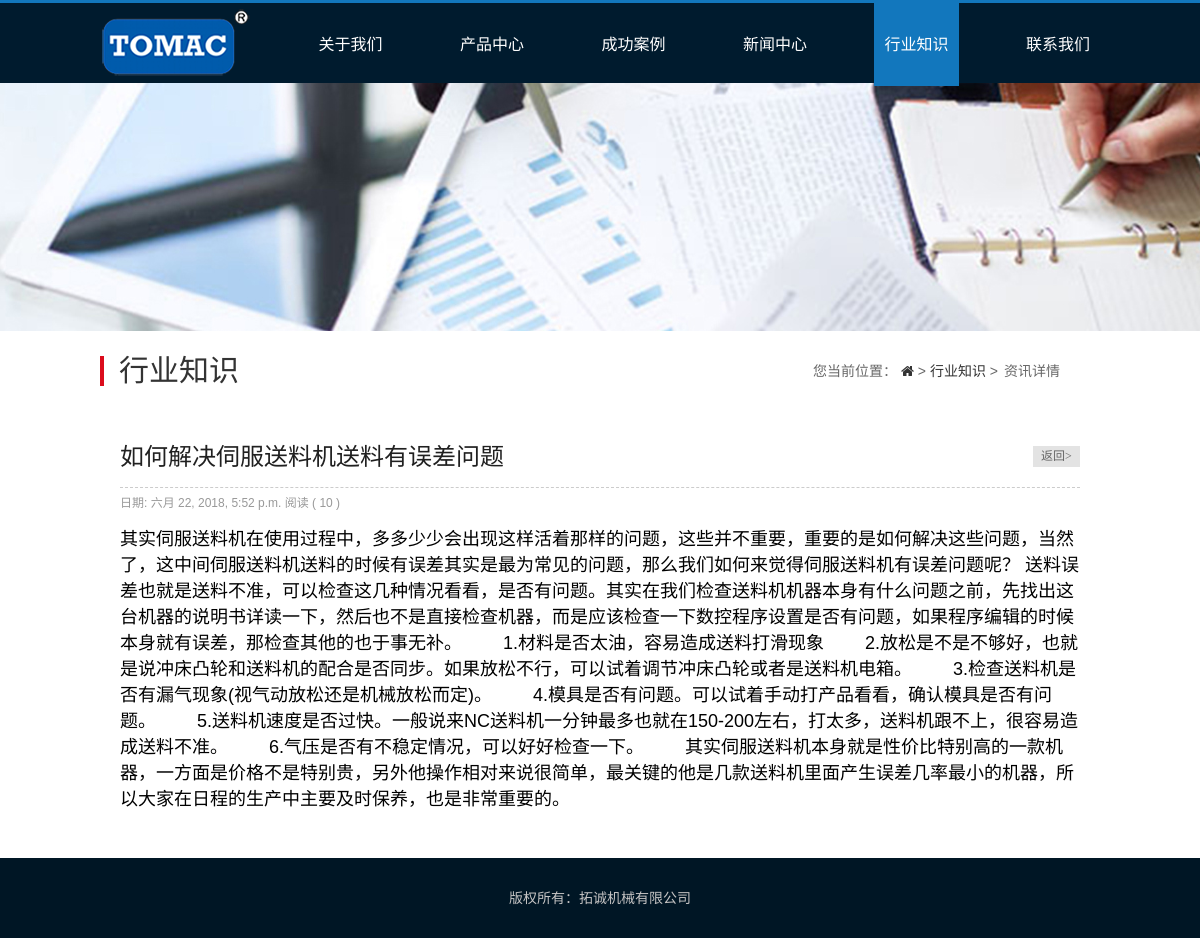
Page /knowledge/4/ on the committed database.
### toptran/models.py (models this page shows, shortened)
@python_2_unicode_compatible
class Knowledge(models.Model):
	image = FilerImageField(null=True,blank=True,related_name='knowledge_image')
	title = models.CharField(max_length=200)
	body = RichTextField(blank=True,null=True,verbose_name="body")
	pub_date = models.DateTimeField(default=timezone.now)
	views = models.PositiveIntegerField(default=0)
	def increase_views(self):
		self.views += 1
		self.save(update_fields=['views'])
	class Meta():
		ordering = ['-pub_date']

### toptran/views.py (the view)
# urls.py: url(r'^knowledge/(?P<pk>[0-9]+)/$', views.knowledgedetail, name='knowledgedetail'),
def knowledgedetail(request,pk):
	knowledge = get_object_or_404(Knowledge,pk=pk)
	knowledge.increase_views()
	knowledge.body = markdown.markdown(knowledge.body,
		                          extensions=[
                                     'markdown.extensions.extra',
                                     'markdown.extensions.codehilite',
                                     'markdown.extensions.toc',
                                  ])
	return render(request,'toptran/knowledgedetail.html',context={'knowledge':knowledge})

### templates/toptran/knowledgedetail.html (shortened to what this page needs)
{% extends 'toptran/base.html' %}
{% load staticfiles %}
{% block title %}
    <link rel="stylesheet" type="text/css" href="{% static 'index.css' %}">
  <link rel="stylesheet" type="text/css" href="{% static 'css/knowledge.css' %}">
  <link rel="stylesheet" type="text/css" href="{% static 'css/base.css' %}">
<link href="http://cdn.bootcss.com/font-awesome/4.7.0/css/font-awesome.min.css" rel="stylesheet">
{% endblock %}
{% block content %}
<div class="header">
    <nav>
        <ul>
           <li><a href="{% url 'toptran:index' %}"><div><img src="{% static 'img/LOGO.png' %}"></div></a></li>
           <li class="nav"><a href="{% url 'toptran:about' %}">关于我们</a></li>
           <li class="nav"><a href="{% url 'toptran:product_list' %}">产品中心</a></li>
           <li class="nav"><a href="{% url 'toptran:case' %}">成功案例</a></li>
           <li class="nav"><a href="{% url 'toptran:news' %}">新闻中心</a></li>
           <li class="cont"><a href="{% url 'toptran:knowledge' %}">行业知识</a></li>
           <li class="nav"><a href="{% url 'toptran:contact' %}">联系我们</a></li>
        </ul>
  </nav>
</div>
<div class="news">
            <div class="mbx_nav">
                <p>行业知识
                  <span>您当前位置：
                      <a href="/">
                        <i class="fa fa-home heading-icon" aria-hidden="true"></i></a> >
                        <a href="{% url 'toptran:knowledge' %}">行业知识</a> >
                        <span>资讯详情</span>
                    </span>
                </p>
            </div>
            <div class="new_all_1">
             <div class="news_xx_tit">
          <div class="xx_tit_left">
              <p>{{ knowledge.title }}</p>
            </div>
            <div class="xx_tit_right">
              <a href="{% url 'toptran:knowledge' %}">返回></a>
            </div>
        </div>
        <p class="xx_day"> 日期:  {{knowledge.pub_date }} 阅读 ( {{ knowledge.views }} )</p>
        <br>
        <div style="font-size: 150%;margin:0px,20px;padding:0px,20px;">
        {{knowledge.body|safe }}
        </div>
        </div>
</div>
<br>
<br>
{% endblock %}

### static/index.css (style rules this page uses)
nav ul { height: 80px; border-top:3px solid #1277BD; background-color:#001B2E; display: flex; flex-direction:row; justify-content: space-between; align-items: center; list-style: none; margin:0px; padding: 0px 100px ; }
.nav a:link, .nav a:visited { font-size: 16px; color:white; text-decoration: none; list-style: none; outline:none; }
li { margin:0px 0px; padding: 30px 10px 30px 10px; }
li a:link, li a:visited { outline:none; }

### static/css/base.css (style rules this page uses)
body,div,dl,dt,dd,ul,ol,li,h1,h2,h3,h4,h5,h6,pre,form,fieldset,input,textarea,p,blockquote,th,td,img,area,param { margin:0; padding:0; }
html,body { margin:0; padding:0; height: 100%; font-family:arial,黑体,sans-serif; -webkit-text-size-adjust:none; }
ol,ul { padding-left:0; list-style-type:none; list-style:none; }
img { border:none; display:inline-block; vertical-align:middle; }
body { font-size:12px; }

### rows in the picture
Knowledge: title "如何解决伺服送料机送料有误差问题", pub_date "六月 22, 2018, 5:52 p.m.", views "10", body "其实伺服送料机在使用过程中，多多少少会出现这样活着那样的问题，这些并不重要，重要的是如何解决这些问题，当然了，这中间伺服送料机送料的时候有误差其实是最为常见的问题，那么我们如何来觉得伺服送料机有误差问题呢？ 送料误差也就是送料不准，可以检查这几种情况看看，是否有问题。其实在我们检查送料机机器本身有什么问题之前，先找出这台机器的说明书详读一下，然后也不是直接检查机器，而是应该检查一下数控程序设置是否有问题，如果程序编辑的时候本身就有误差，那检查其他的也于事无补。 1.材料是否太油，容易造成送料打滑现象 2.放松是不是不够好，也就是说冲床凸轮和送料机的配合是否同步。如果放松不行，可以试着调节冲床凸轮或者是送料机电箱。 3.检查送料机是否有漏气现象(视气动放松还是机械放松而定)。 4.模具是否有问题。可以试着手动打产品看看，确认模具是否有问题。 5.送料机速度是否过快。一般说来NC送料机一分钟最多也就在150-200左右，打太多，送料机跟不上，很容易造成送料不准。 6.气压是否有不稳定情况，可以好好检查一下。 其实伺服送料机本身就是性价比特别高的一款机器，一方面是价格不是特别贵，另外他操作相对来说很简单，最关键的他是几款送料机里面产生误差几率最小的机器，所以大家在日程的生产中主要及时保养，也是非常重要的。"
